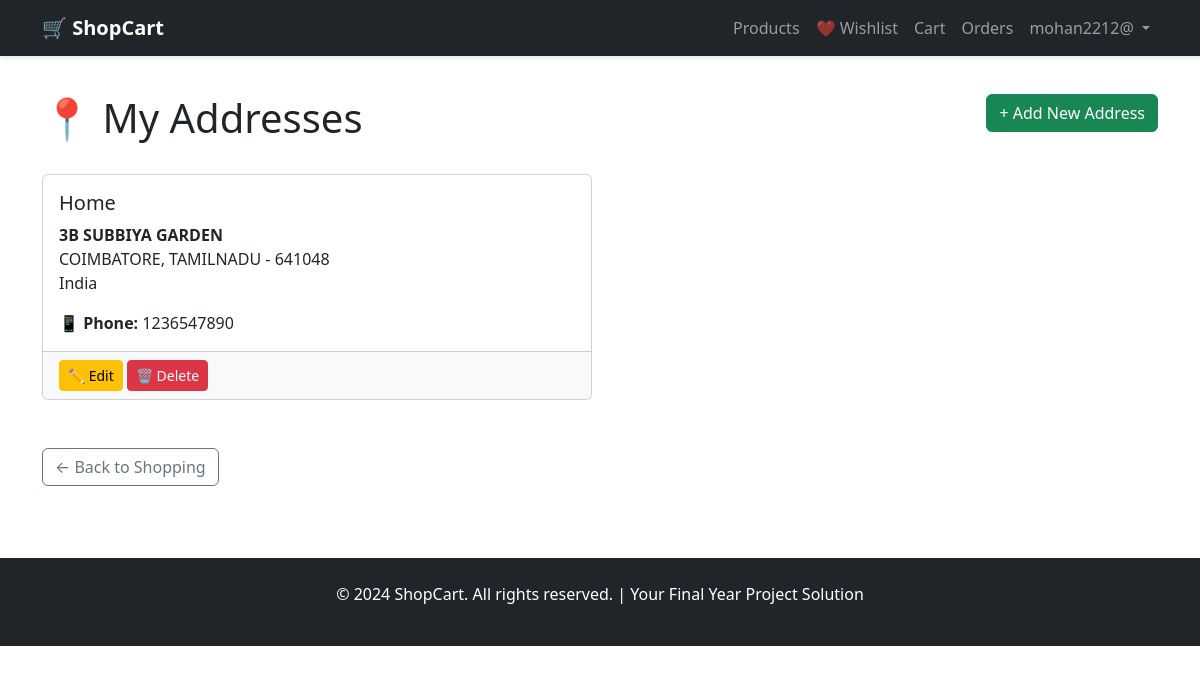
The app's page /address/ (signed in) with its own data.
### cart/models.py (models this page shows, shortened)
class Address(models.Model):
    user = models.ForeignKey(User, on_delete=models.CASCADE, related_name='addresses')
    address_type = models.CharField(max_length=20, choices=[('home', 'Home'), ('office', 'Office')], default='home')
    street_address = models.CharField(max_length=200)
    apartment = models.CharField(max_length=100, null=True, blank=True)
    city = models.CharField(max_length=100)
    state = models.CharField(max_length=100)
    zip_code = models.CharField(max_length=20)
    country = models.CharField(max_length=100, default='India')
    phone = models.CharField(max_length=20)
    is_default = models.BooleanField(default=False)
    created_at = models.DateTimeField(auto_now_add=True)
    class Meta:
        ordering = ['-is_default', '-created_at']

### cart/views.py (the view)
# urls.py: path('address/', views.address_list, name='address_list'),
@login_required(login_url='login')
def address_list(request):
    addresses = Address.objects.filter(user=request.user)
    context = {
        'addresses': addresses,
    }
    return render(request, 'cart/address_list.html', context)

### templates/cart/address_list.html (shortened to what this page needs)
{% extends 'cart/base.html' %}
{% block content %}
<div class="container py-4">
    <div class="row mb-4">
        <div class="col-md-8">
            <h1>📍 My Addresses</h1>
        </div>
        <div class="col-md-4 text-end">
            <a href="{% url 'add_address' %}" class="btn btn-success">+ Add New Address</a>
        </div>
    </div>
    {% if addresses %}
        <div class="row g-3">
            {% for address in addresses %}
                <div class="col-md-6">
                    <div class="card h-100 {% if address.is_default %}border-success{% endif %}">
                        <div class="card-body">
                            <h5 class="card-title">{{ address.get_address_type_display|title }}</h5>
                            <p class="card-text">
                                <strong>{{ address.street_address }}</strong><br>
                                {{ address.city }}, {{ address.state }} - {{ address.zip_code }}<br>
                                {{ address.country }}
                            </p>
                            <p class="mb-0">
                                <strong>📱 Phone:</strong> {{ address.phone }}
                            </p>
                        </div>
                        <div class="card-footer bg-light">
                            <button class="btn btn-sm btn-warning" onclick="alert('Edit feature coming soon!')">
                                ✏️ Edit
                            </button>
                            <button class="btn btn-sm btn-danger" onclick="if(confirm('Delete this address?')) { alert('Address deleted'); }">
                                🗑️ Delete
                            </button>
                        </div>
                    </div>
                </div>
            {% endfor %}
        </div>
    {% endif %}
    <div class="mt-5">
        <a href="{% url 'home' %}" class="btn btn-outline-secondary">← Back to Shopping</a>
    </div>
</div>
{% endblock %}

### templates/cart/base.html (shortened to what this page needs)
<!DOCTYPE html>
<html lang="en">
<head>
    <link href="https://cdn.jsdelivr.net/npm/bootstrap@5.3.0/dist/css/bootstrap.min.css" rel="stylesheet">
</head>
<body>
    <nav class="navbar navbar-expand-lg navbar-dark bg-dark fixed-top">
        <div class="container">
            <a class="navbar-brand fw-bold" href="{% url 'home' %}">🛒 ShopCart</a>
            <div class="collapse navbar-collapse" id="navbarNav">
                <ul class="navbar-nav ms-auto">
                    <li class="nav-item">
                        <a class="nav-link" href="{% url 'home' %}">Products</a>
                    </li>
                    {% if user.is_authenticated %}
                        <li class="nav-item">
                            <a class="nav-link" href="{% url 'wishlist' %}">
                                ❤️ Wishlist
                            </a>
                        </li>
                        <li class="nav-item position-relative">
                            <a class="nav-link" href="{% url 'cart' %}">
                                Cart
                            </a>
                        </li>
                        <li class="nav-item">
                            <a class="nav-link" href="{% url 'order_history' %}">Orders</a>
                        </li>
                        <li class="nav-item dropdown">
                            <a class="nav-link dropdown-toggle" href="#" id="userDropdown" role="button" data-bs-toggle="dropdown">
                                {{ user.username }}
                            </a>
                        </li>
                    {% else %}
                        <li class="nav-item">
                            <a class="nav-link" href="{% url 'login' %}">Login</a>
                        </li>
                    {% endif %}
                </ul>
            </div>
        </div>
    </nav>
    <main>
        {% block content %}{% endblock %}
    </main>
    <footer class="bg-dark text-white mt-5 py-4">
        <div class="container text-center">
            <p>&copy; 2024 ShopCart. All rights reserved. | Your Final Year Project Solution</p>
        </div>
    </footer>
</body>
</html>

### templates/cart/base.html (style rules this page uses)
body { padding-top: 70px; }
.navbar { box-shadow: 0 2px 4px rgba(0,0,0,0.1); }

### records on screen
Address: address_type "Home", street_address "3B SUBBIYA GARDEN", city "COIMBATORE", state "TAMILNADU", zip_code "641048", country "India", phone "1236547890"

### other values on screen
{{ user.username }} "mohan2212@"
